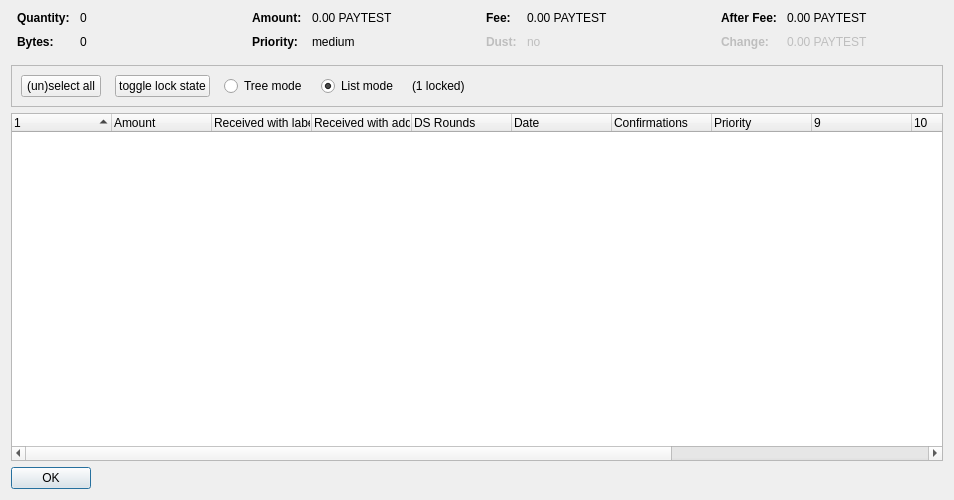
<?xml version="1.0" encoding="UTF-8"?>
<ui version="4.0">
 <class>CoinControlDialog</class>
 <widget class="QDialog" name="CoinControlDialog">
  <property name="geometry">
   <rect>
    <x>0</x>
    <y>0</y>
    <width>954</width>
    <height>500</height>
   </rect>
  </property>
  <property name="windowTitle">
   <string>Coin Selection</string>
  </property>
  <layout class="QVBoxLayout" name="verticalLayout">
   <item>
    <layout class="QHBoxLayout" name="horizontalLayoutTop" stretch="0,0,0,0">
     <property name="topMargin">
      <number>0</number>
     </property>
     <property name="bottomMargin">
      <number>10</number>
     </property>
     <item>
      <layout class="QFormLayout" name="formLayoutCoinControl1">
       <property name="horizontalSpacing">
        <number>10</number>
       </property>
       <property name="verticalSpacing">
        <number>10</number>
       </property>
       <property name="leftMargin">
        <number>6</number>
       </property>
       <property name="rightMargin">
        <number>6</number>
       </property>
       <item row="0" column="0">
        <widget class="QLabel" name="labelCoinControlQuantityText">
         <property name="font">
          <font>
           <weight>75</weight>
           <bold>true</bold>
          </font>
         </property>
         <property name="text">
          <string>Quantity:</string>
         </property>
        </widget>
       </item>
       <item row="0" column="1">
        <widget class="QLabel" name="labelCoinControlQuantity">
         <property name="cursor">
          <cursorShape>IBeamCursor</cursorShape>
         </property>
         <property name="contextMenuPolicy">
          <enum>Qt::ActionsContextMenu</enum>
         </property>
         <property name="text">
          <string notr="true">0</string>
         </property>
         <property name="textInteractionFlags">
          <set>Qt::LinksAccessibleByMouse|Qt::TextSelectableByKeyboard|Qt::TextSelectableByMouse</set>
         </property>
        </widget>
       </item>
       <item row="1" column="0">
        <widget class="QLabel" name="labelCoinControlBytesText">
         <property name="font">
          <font>
           <weight>75</weight>
           <bold>true</bold>
          </font>
         </property>
         <property name="text">
          <string>Bytes:</string>
         </property>
        </widget>
       </item>
       <item row="1" column="1">
        <widget class="QLabel" name="labelCoinControlBytes">
         <property name="cursor">
          <cursorShape>IBeamCursor</cursorShape>
         </property>
         <property name="contextMenuPolicy">
          <enum>Qt::ActionsContextMenu</enum>
         </property>
         <property name="text">
          <string notr="true">0</string>
         </property>
         <property name="textInteractionFlags">
          <set>Qt::LinksAccessibleByMouse|Qt::TextSelectableByKeyboard|Qt::TextSelectableByMouse</set>
         </property>
        </widget>
       </item>
      </layout>
     </item>
     <item>
      <layout class="QFormLayout" name="formLayoutCoinControl2">
       <property name="horizontalSpacing">
        <number>10</number>
       </property>
       <property name="verticalSpacing">
        <number>10</number>
       </property>
       <property name="leftMargin">
        <number>6</number>
       </property>
       <property name="rightMargin">
        <number>6</number>
       </property>
       <item row="0" column="0">
        <widget class="QLabel" name="labelCoinControlAmountText">
         <property name="font">
          <font>
           <weight>75</weight>
           <bold>true</bold>
          </font>
         </property>
         <property name="text">
          <string>Amount:</string>
         </property>
        </widget>
       </item>
       <item row="0" column="1">
        <widget class="QLabel" name="labelCoinControlAmount">
         <property name="cursor">
          <cursorShape>IBeamCursor</cursorShape>
         </property>
         <property name="contextMenuPolicy">
          <enum>Qt::ActionsContextMenu</enum>
         </property>
         <property name="text">
          <string notr="true">0.00 PAYTEST</string>
         </property>
         <property name="textInteractionFlags">
          <set>Qt::LinksAccessibleByMouse|Qt::TextSelectableByKeyboard|Qt::TextSelectableByMouse</set>
         </property>
        </widget>
       </item>
       <item row="1" column="0">
        <widget class="QLabel" name="labelCoinControlPriorityText">
         <property name="font">
          <font>
           <weight>75</weight>
           <bold>true</bold>
          </font>
         </property>
         <property name="text">
          <string>Priority:</string>
         </property>
        </widget>
       </item>
       <item row="1" column="1">
        <widget class="QLabel" name="labelCoinControlPriority">
         <property name="cursor">
          <cursorShape>IBeamCursor</cursorShape>
         </property>
         <property name="contextMenuPolicy">
          <enum>Qt::ActionsContextMenu</enum>
         </property>
         <property name="text">
          <string>medium</string>
         </property>
         <property name="textInteractionFlags">
          <set>Qt::LinksAccessibleByMouse|Qt::TextSelectableByKeyboard|Qt::TextSelectableByMouse</set>
         </property>
        </widget>
       </item>
      </layout>
     </item>
     <item>
      <layout class="QFormLayout" name="formLayoutCoinControl3">
       <property name="horizontalSpacing">
        <number>10</number>
       </property>
       <property name="verticalSpacing">
        <number>10</number>
       </property>
       <property name="leftMargin">
        <number>6</number>
       </property>
       <property name="rightMargin">
        <number>6</number>
       </property>
       <item row="0" column="0">
        <widget class="QLabel" name="labelCoinControlFeeText">
         <property name="font">
          <font>
           <weight>75</weight>
           <bold>true</bold>
          </font>
         </property>
         <property name="text">
          <string>Fee:</string>
         </property>
        </widget>
       </item>
       <item row="0" column="1">
        <widget class="QLabel" name="labelCoinControlFee">
         <property name="cursor">
          <cursorShape>IBeamCursor</cursorShape>
         </property>
         <property name="contextMenuPolicy">
          <enum>Qt::ActionsContextMenu</enum>
         </property>
         <property name="text">
          <string notr="true">0.00 PAYTEST</string>
         </property>
         <property name="textInteractionFlags">
          <set>Qt::LinksAccessibleByMouse|Qt::TextSelectableByKeyboard|Qt::TextSelectableByMouse</set>
         </property>
        </widget>
       </item>
       <item row="1" column="0">
        <widget class="QLabel" name="labelCoinControlLowOutputText">
         <property name="enabled">
          <bool>false</bool>
         </property>
         <property name="font">
          <font>
           <weight>75</weight>
           <bold>true</bold>
          </font>
         </property>
         <property name="text">
          <string>Dust:</string>
         </property>
        </widget>
       </item>
       <item row="1" column="1">
        <widget class="QLabel" name="labelCoinControlLowOutput">
         <property name="enabled">
          <bool>false</bool>
         </property>
         <property name="cursor">
          <cursorShape>IBeamCursor</cursorShape>
         </property>
         <property name="contextMenuPolicy">
          <enum>Qt::ActionsContextMenu</enum>
         </property>
         <property name="text">
          <string>no</string>
         </property>
         <property name="textInteractionFlags">
          <set>Qt::LinksAccessibleByMouse|Qt::TextSelectableByKeyboard|Qt::TextSelectableByMouse</set>
         </property>
        </widget>
       </item>
      </layout>
     </item>
     <item>
      <layout class="QFormLayout" name="formLayoutCoinControl4">
       <property name="horizontalSpacing">
        <number>10</number>
       </property>
       <property name="verticalSpacing">
        <number>10</number>
       </property>
       <property name="leftMargin">
        <number>6</number>
       </property>
       <property name="rightMargin">
        <number>6</number>
       </property>
       <item row="0" column="0">
        <widget class="QLabel" name="labelCoinControlAfterFeeText">
         <property name="font">
          <font>
           <weight>75</weight>
           <bold>true</bold>
          </font>
         </property>
         <property name="text">
          <string>After Fee:</string>
         </property>
        </widget>
       </item>
       <item row="0" column="1">
        <widget class="QLabel" name="labelCoinControlAfterFee">
         <property name="cursor">
          <cursorShape>IBeamCursor</cursorShape>
         </property>
         <property name="contextMenuPolicy">
          <enum>Qt::ActionsContextMenu</enum>
         </property>
         <property name="text">
          <string notr="true">0.00 PAYTEST</string>
         </property>
         <property name="textInteractionFlags">
          <set>Qt::LinksAccessibleByMouse|Qt::TextSelectableByKeyboard|Qt::TextSelectableByMouse</set>
         </property>
        </widget>
       </item>
       <item row="1" column="0">
        <widget class="QLabel" name="labelCoinControlChangeText">
         <property name="enabled">
          <bool>false</bool>
         </property>
         <property name="font">
          <font>
           <weight>75</weight>
           <bold>true</bold>
          </font>
         </property>
         <property name="text">
          <string>Change:</string>
         </property>
        </widget>
       </item>
       <item row="1" column="1">
        <widget class="QLabel" name="labelCoinControlChange">
         <property name="enabled">
          <bool>false</bool>
         </property>
         <property name="cursor">
          <cursorShape>IBeamCursor</cursorShape>
         </property>
         <property name="contextMenuPolicy">
          <enum>Qt::ActionsContextMenu</enum>
         </property>
         <property name="text">
          <string notr="true">0.00 PAYTEST</string>
         </property>
         <property name="textInteractionFlags">
          <set>Qt::LinksAccessibleByMouse|Qt::TextSelectableByKeyboard|Qt::TextSelectableByMouse</set>
         </property>
        </widget>
       </item>
      </layout>
     </item>
    </layout>
   </item>
   <item>
    <widget class="QFrame" name="frame">
     <property name="minimumSize">
      <size>
       <width>0</width>
       <height>40</height>
      </size>
     </property>
     <property name="frameShape">
      <enum>QFrame::StyledPanel</enum>
     </property>
     <property name="frameShadow">
      <enum>QFrame::Sunken</enum>
     </property>
     <layout class="QHBoxLayout" name="horizontalLayout">
      <item>
       <layout class="QHBoxLayout" name="horizontalLayoutPanel" stretch="0,0,0,0,0,0">
        <property name="spacing">
         <number>14</number>
        </property>
        <item>
         <widget class="QPushButton" name="pushButtonSelectAll">
          <property name="sizePolicy">
           <sizepolicy hsizetype="Maximum" vsizetype="Fixed">
            <horstretch>0</horstretch>
            <verstretch>0</verstretch>
           </sizepolicy>
          </property>
          <property name="text">
           <string>(un)select all</string>
          </property>
          <property name="autoDefault">
           <bool>false</bool>
          </property>
         </widget>
        </item>
        <item>
         <widget class="QPushButton" name="pushButtonToggleLock">
          <property name="sizePolicy">
           <sizepolicy hsizetype="Maximum" vsizetype="Fixed">
            <horstretch>0</horstretch>
            <verstretch>0</verstretch>
           </sizepolicy>
          </property>
          <property name="text">
           <string>toggle lock state</string>
          </property>
          <property name="autoDefault">
           <bool>false</bool>
          </property>
         </widget>
        </item>
        <item>
         <widget class="QRadioButton" name="radioTreeMode">
          <property name="sizePolicy">
           <sizepolicy hsizetype="Maximum" vsizetype="Fixed">
            <horstretch>0</horstretch>
            <verstretch>0</verstretch>
           </sizepolicy>
          </property>
          <property name="text">
           <string>Tree mode</string>
          </property>
         </widget>
        </item>
        <item>
         <widget class="QRadioButton" name="radioListMode">
          <property name="sizePolicy">
           <sizepolicy hsizetype="Maximum" vsizetype="Fixed">
            <horstretch>0</horstretch>
            <verstretch>0</verstretch>
           </sizepolicy>
          </property>
          <property name="text">
           <string>List mode</string>
          </property>
          <property name="checked">
           <bool>true</bool>
          </property>
         </widget>
        </item>
        <item>
         <widget class="QLabel" name="labelLocked">
          <property name="text">
           <string>(1 locked)</string>
          </property>
         </widget>
        </item>
        <item>
         <spacer name="horizontalSpacer">
          <property name="orientation">
           <enum>Qt::Horizontal</enum>
          </property>
          <property name="sizeHint" stdset="0">
           <size>
            <width>40</width>
            <height>20</height>
           </size>
          </property>
         </spacer>
        </item>
       </layout>
      </item>
     </layout>
    </widget>
   </item>
   <item>
    <widget class="CoinControlTreeWidget" name="treeWidget">
     <property name="contextMenuPolicy">
      <enum>Qt::CustomContextMenu</enum>
     </property>
     <property name="sortingEnabled">
      <bool>false</bool>
     </property>
     <property name="columnCount">
      <number>13</number>
     </property>
     <attribute name="headerShowSortIndicator" stdset="0">
      <bool>true</bool>
     </attribute>
     <attribute name="headerStretchLastSection">
      <bool>false</bool>
     </attribute>
     <column>
      <property name="text">
       <string/>
      </property>
     </column>
     <column>
      <property name="text">
       <string>Amount</string>
      </property>
     </column>
     <column>
      <property name="text">
       <string>Received with label</string>
      </property>
     </column>
     <column>
      <property name="text">
       <string>Received with address</string>
      </property>
     </column>
     <column>
      <property name="text">
       <string>DS Rounds</string>
      </property>
     </column>
     <column>
      <property name="text">
       <string>Date</string>
      </property>
     </column>
     <column>
      <property name="text">
       <string>Confirmations</string>
      </property>
      <property name="toolTip">
       <string>Confirmed</string>
      </property>
     </column>
     <column>
      <property name="text">
       <string>Priority</string>
      </property>
     </column>
     <column>
      <property name="text">
       <string/>
      </property>
     </column>
     <column>
      <property name="text">
       <string/>
      </property>
     </column>
     <column>
      <property name="text">
       <string/>
      </property>
     </column>
     <column>
      <property name="text">
       <string/>
      </property>
     </column>
     <column>
      <property name="text">
       <string/>
      </property>
     </column>
    </widget>
   </item>
   <item>
    <widget class="QDialogButtonBox" name="buttonBox">
     <property name="sizePolicy">
      <sizepolicy hsizetype="Maximum" vsizetype="Fixed">
       <horstretch>0</horstretch>
       <verstretch>0</verstretch>
      </sizepolicy>
     </property>
     <property name="orientation">
      <enum>Qt::Horizontal</enum>
     </property>
     <property name="standardButtons">
      <set>QDialogButtonBox::Ok</set>
     </property>
    </widget>
   </item>
  </layout>
 </widget>
 <customwidgets>
  <customwidget>
   <class>CoinControlTreeWidget</class>
   <extends>QTreeWidget</extends>
   <header>coincontroltreewidget.h</header>
  </customwidget>
 </customwidgets>
 <resources/>
 <connections/>
</ui>
